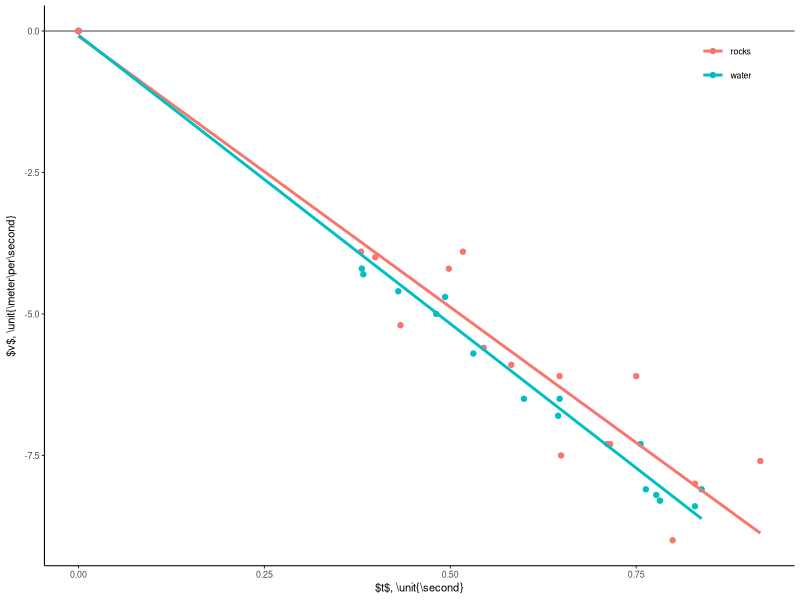

Here is the R script that generated this plot:
library(ggplot2)
library(dplyr)

raw <- read.csv('velocity.csv',header=TRUE)
grouped <- dplyr::group_by(raw,type)

# make plot
fig <- ggplot(raw, aes(t, v_ms, colour=type)) +
    geom_hline(yintercept=0,colour="gray50") +
    geom_point() +
    geom_smooth(method="lm",se=FALSE) +
    theme_classic(base_size=8) + 
    xlab('$t$, \\unit{\\second}')+
    ylab('$v$, \\unit{\\meter\\per\\second}')+
    theme(legend.position="inside",
	legend.position.inside=c(0.95,0.95),
	legend.justification.inside=c("right","top"),
	legend.title=element_blank(),
	axis.title.y=element_text(margin=margin(t=0,r=5,b=0,l=0,unit="pt")))

# save the figure
ggsave("fig2.svg", plot=fig, width=3.4167, height=2, units="in")

# print stats for linear fits
print(summary(lm(v_ms~t,filter(raw,type=='water'))))
print(summary(lm(v_ms~t,filter(raw,type=='rocks'))))

# use ANOVA to check if differences are significant
model1 <- lm(v_ms~t, data=raw)
model2 <- lm(v_ms~t+type, data=raw)
print(anova(model1,model2))
